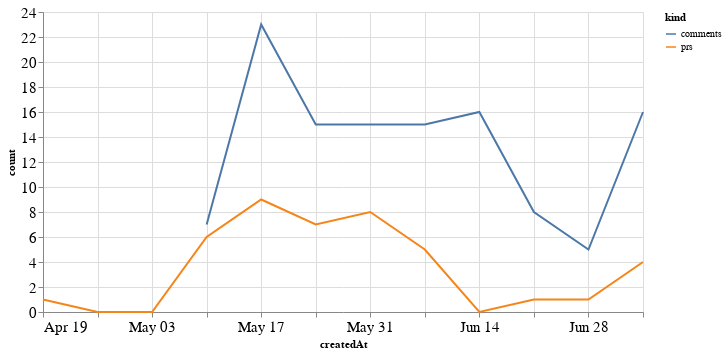

Notebook code cell kept with this figure:
### Code cell
alt.Chart(total_time, width=600).mark_line().encode(
    x='createdAt',
    y='count',
    color='kind'
)

### Figure 1 — Vega-Lite specification as saved in the notebook (floating-point values rounded to 4 significant figures)
{"config": {"axisLeft": {"labelFontSize": 15}, "axisBottom": {"labelFontSize": 15}}, "data": {"name": "data-c1194d69714b3d0aa78bb4dbe880e8f4"}, "mark": "line", "encoding": {"color": {"type": "nominal", "field": "kind"}, "x": {"type": "temporal", "field": "createdAt"}, "y": {"type": "quantitative", "field": "count"}}, "width": 600, "$schema": "https://vega.github.io/schema/vega-lite/v4.8.1.json", "datasets": {"data-c1194d69714b3d0aa78bb4dbe880e8f4": [{"createdAt": "2020-04-19T00:00:00", "kind": "prs", "count": 1.0}, {"createdAt": "2020-04-26T00:00:00", "kind": "prs", "count": 0.0}, {"createdAt": "2020-05-03T00:00:00", "kind": "prs", "count": 0.0}, {"createdAt": "2020-05-10T00:00:00", "kind": "prs", "count": 6.0}, {"createdAt": "2020-05-17T00:00:00", "kind": "prs", "count": 9.0}, {"createdAt": "2020-05-24T00:00:00", "kind": "prs", "count": 7.0}, {"createdAt": "2020-05-31T00:00:00", "kind": "prs", "count": 8.0}, {"createdAt": "2020-06-07T00:00:00", "kind": "prs", "count": 5.0}, {"createdAt": "2020-06-14T00:00:00", "kind": "prs", "count": 0.0}, {"createdAt": "2020-06-21T00:00:00", "kind": "prs", "count": 1.0}, {"createdAt": "2020-06-28T00:00:00", "kind": "prs", "count": 1.0}, {"createdAt": "2020-07-05T00:00:00", "kind": "prs", "count": 4.0}, {"createdAt": "2020-04-19T00:00:00", "kind": "comments", "count": null}, {"createdAt": "2020-04-26T00:00:00", "kind": "comments", "count": null}, {"createdAt": "2020-05-03T00:00:00", "kind": "comments", "count": null}, {"createdAt": "2020-05-10T00:00:00", "kind": "comments", "count": 7.0}, {"createdAt": "2020-05-17T00:00:00", "kind": "comments", "count": 23.0}, {"createdAt": "2020-05-24T00:00:00", "kind": "comments", "count": 15.0}, {"createdAt": "2020-05-31T00:00:00", "kind": "comments", "count": 15.0}, {"createdAt": "2020-06-07T00:00:00", "kind": "comments", "count": 15.0}, {"createdAt": "2020-06-14T00:00:00", "kind": "comments", "count": 16.0}, {"createdAt": "2020-06-21T00:00:00", "kind": "comments", "count": 8.0}, {"createdAt": "2020-06-28T00:00:00", "kind": "comments", "count": 5.0}, {"createdAt": "2020-07-05T00:00:00", "kind": "comments", "count": 16.0}]}}
